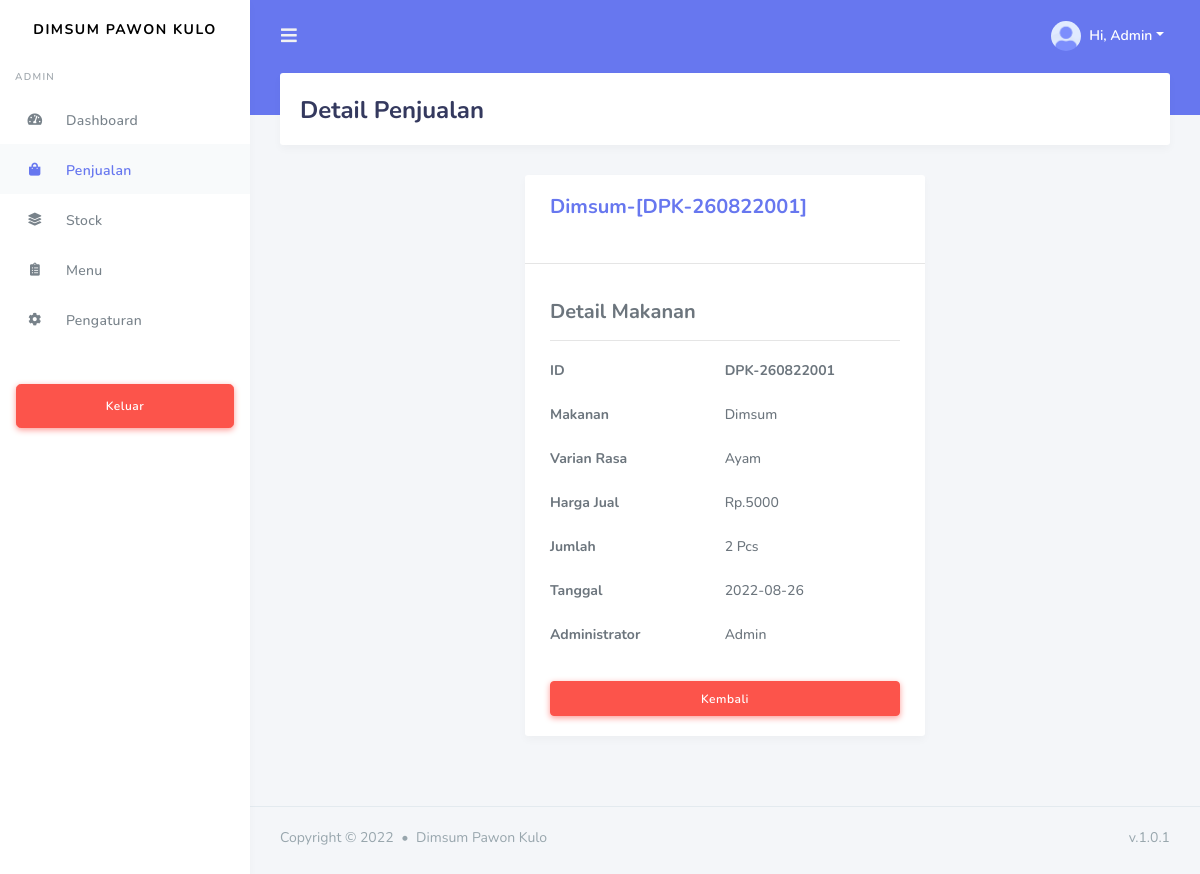
/view/admin/penjualan_detail.php?id=DPK-260822001 (signed in), run on the app's committed database.
### tables this page shows
CREATE TABLE `penjualan` (
  `id` varchar(20) NOT NULL,
  `id_stock` int(11) NOT NULL,
  `id_menu` varchar(10) NOT NULL,
  `id_user` varchar(20) NOT NULL,
  `hrg_jual` int(11) NOT NULL,
  `jumlah` int(11) NOT NULL,
  `profit` int(11) NOT NULL,
  `tgl` date NOT NULL,
  `administrator` varchar(50) NOT NULL
);

CREATE TABLE `menu` (
  `id` varchar(10) NOT NULL,
  `makanan` varchar(15) NOT NULL,
  `varian_rasa` varchar(15) NOT NULL,
  `harga` int(11) NOT NULL
);

### view/admin/penjualan_detail.php (the view, shortened to what this page needs)
<?php
    include "../../conn/koneksi.php";
    $id = $_GET['id'];
  $getData = $conn->query("SELECT menu.makanan, menu.varian_rasa, penjualan.hrg_jual, penjualan.id, penjualan.tgl, penjualan.jumlah, penjualan.administrator FROM (menu INNER JOIN penjualan ON menu.id = penjualan.id_menu) WHERE penjualan.id = '$id'");
  $detailPenjualan = array();
  while($data = $getData->fetch_array()){
    $detailPenjualan[] = $data;
  }
?>
<!DOCTYPE html>
<html lang="en">
<head>
  <?php
    include "../master/header.php";
  ?>
</head>
<body>
  <div id="app">
    <div class="main-wrapper">
      <div class="navbar-bg"></div>
      <nav class="navbar navbar-expand-lg main-navbar">
        <form class="form-inline mr-auto">
          <ul class="navbar-nav mr-3">
            <li><a href="#" data-toggle="sidebar" class="nav-link nav-link-lg"><i class="fas fa-bars"></i></a></li>
          </ul>
        </form>
        <ul class="navbar-nav navbar-right">
          <li class="dropdown"><a href="#" data-toggle="dropdown" class="nav-link dropdown-toggle nav-link-lg nav-link-user">
            <img alt="image" src="../../assets/img/avatar/avatar-1.png" class="rounded-circle mr-1">
            <div class="d-sm-none d-lg-inline-block">Hi, <?= $_SESSION['fname']; ?></div></a>
          </li>
        </ul>
      </nav>
     <div class="main-sidebar">
        <aside id="sidebar-wrapper">
          <div class="sidebar-brand">
            <a href="index.html">Dimsum Pawon Kulo</a>
          </div>
          <ul class="sidebar-menu">
              <li class="menu-header"><?=$_SESSION['level']; ?></li>
              <li class="nav-item">
                <a href="dashboard.php" class="nav-link"><i class="fas fa-tachometer-alt"></i><span>Dashboard</span></a>
              </li>
            <li class="active"><a class="nav-link" href="penjualan.php"><i class="fas fa-shopping-bag"></i><span>Penjualan</span></a></li>
              <li class=""><a class="nav-link" href="stock.php"><i class="fas fa-layer-group"></i><span>Stock</span></a></li>
              <li class=""><a class="nav-link" href="menu.php"><i class="fas fa-clipboard-list"></i><span>Menu</span></a></li>
              <li class=""><a class="nav-link" href="setting.php"><i class="fas fa-cog"></i> <span>Pengaturan</span></a></li>
            </ul>
            <div class="mt-4 mb-4 p-3 hide-sidebar-mini">
              <a href="../../logout.php" class="btn btn-danger btn-lg btn-block btn-icon-split">
              <i class="fas fa-sign-out"></i> Keluar
              </a>
            </div>
        </aside>
      </div>
      <div class="main-content">
        <section class="section">
          <div class="section-header">
            <h1>Detail Penjualan</h1>
          </div>
          <div class="section-body">
              <div class="container d-flex justify-content-center">
                <div class="col-lg-6 col-md-6 col-12 col-sm-6">
                  <div class="card">
                    <div class="card-body">
                    <div class="row">
                        <div class="col-lg-10 text-left">
                          <h5 class="text-primary">
                            <?php foreach($detailPenjualan as $data) : ?>
                                <?=$data['makanan'] . "-[" . $data['id'] . "]"; ?>
                            <?php endforeach ?>
                          </h5>
                        </div>
                      </div>
                    </div>
                    <hr>
                    <div class="card-body">
                        <h5>Detail Makanan</h5> <hr>
                      <div class="row">
                        <div class="col-lg-4 text-left">
                          <p class="font-weight-bold">ID</p>
                          <p class="font-weight-bold">Makanan</p>
                          <p class="font-weight-bold">Varian Rasa</p>
                          <p class="font-weight-bold">Harga Jual</p>
                          <p class="font-weight-bold">Jumlah</p>
                          <p class="font-weight-bold">Tanggal</p>
                          <p class="font-weight-bold">Administrator</p>
                        </div>
                        <div class="col-lg-8">
                            <?php foreach($detailPenjualan as $data) : ?>
                              <p class="font-weight-bold ml-5"><?=$data['id']; ?></p>
                              <p class="ml-5"><?=$data['makanan']; ?></p>
                              <p class="ml-5"><?=$data['varian_rasa']; ?></p>
                              <p class="ml-5"><?="Rp." . $data['hrg_jual']; ?></p>
                              <p class="ml-5"><?=$data['jumlah'] . " Pcs"; ?></p>
                              <p class="ml-5"><?=$data['tgl']; ?></p>
                              <p class="ml-5"><?=$data['administrator']; ?></p>
                            <?php endforeach ?>
                        </div>
                      </div>
                      <a href="penjualan.php" class="btn btn-block btn-danger mt-3">Kembali</a>
                    </div>
                  </div>
                </div>
              </div>
          </div>
        </section>
      </div>
     <?php include "../master/footer.php" ?>
</body>
</html>

### data on the page
penjualan: id_menu.makanan "Dimsum", id "DPK-260822001", id_menu.varian_rasa "Ayam", hrg_jual "5000", jumlah "2", tgl "2022-08-26", administrator "Admin"

### other printed values
$_SESSION['fname'] "Admin"
$_SESSION['level'] "ADMIN"
